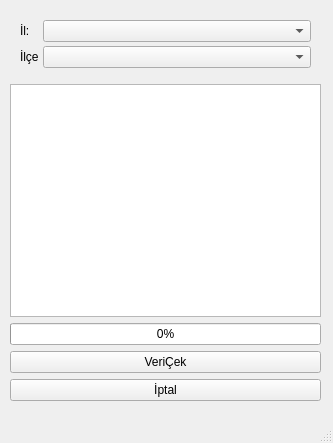
<?xml version="1.0" encoding="UTF-8"?>
<ui version="4.0">
 <class>MainWindow</class>
 <widget class="QMainWindow" name="MainWindow">
  <property name="geometry">
   <rect>
    <x>0</x>
    <y>0</y>
    <width>333</width>
    <height>443</height>
   </rect>
  </property>
  <property name="windowTitle">
   <string>MainWindow</string>
  </property>
  <widget class="QWidget" name="centralwidget">
   <widget class="QWidget" name="gridLayoutWidget">
    <property name="geometry">
     <rect>
      <x>10</x>
      <y>10</y>
      <width>311</width>
      <height>391</height>
     </rect>
    </property>
    <layout class="QGridLayout" name="gridLayout">
     <item row="0" column="0">
      <layout class="QFormLayout" name="formLayout">
       <property name="horizontalSpacing">
        <number>4</number>
       </property>
       <property name="verticalSpacing">
        <number>4</number>
       </property>
       <property name="leftMargin">
        <number>10</number>
       </property>
       <property name="topMargin">
        <number>10</number>
       </property>
       <property name="rightMargin">
        <number>10</number>
       </property>
       <property name="bottomMargin">
        <number>10</number>
       </property>
       <item row="0" column="0">
        <widget class="QLabel" name="label_3">
         <property name="text">
          <string>İl:</string>
         </property>
        </widget>
       </item>
       <item row="0" column="1">
        <widget class="QComboBox" name="cmbIL"/>
       </item>
       <item row="1" column="0">
        <widget class="QLabel" name="label_4">
         <property name="text">
          <string>İlçe</string>
         </property>
        </widget>
       </item>
       <item row="1" column="1">
        <widget class="QComboBox" name="cmbilce"/>
       </item>
      </layout>
     </item>
     <item row="3" column="0">
      <widget class="QPushButton" name="btVeriCek">
       <property name="text">
        <string>VeriÇek</string>
       </property>
      </widget>
     </item>
     <item row="4" column="0">
      <widget class="QPushButton" name="btIptal">
       <property name="text">
        <string>İptal</string>
       </property>
      </widget>
     </item>
     <item row="2" column="0">
      <widget class="QProgressBar" name="pB">
       <property name="value">
        <number>0</number>
       </property>
      </widget>
     </item>
     <item row="1" column="0">
      <widget class="QListWidget" name="listWidget"/>
     </item>
    </layout>
   </widget>
  </widget>
  <widget class="QMenuBar" name="menubar">
   <property name="geometry">
    <rect>
     <x>0</x>
     <y>0</y>
     <width>333</width>
     <height>18</height>
    </rect>
   </property>
  </widget>
  <widget class="QStatusBar" name="statusbar"/>
 </widget>
 <resources/>
 <connections/>
</ui>
